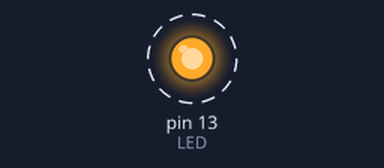
The sketch below on a simulated Arduino Uno, built with avr-gcc and run on an emulated ATmega328P. On the bench: output pins drawn as LEDs (lit = HIGH). Dashed ring = blinking.

Above: at 0.15 s.
Timing chart, 0 to 3.0 s (numbered marks = the images above):
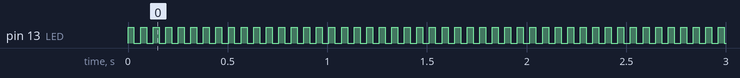

Measured:
- by itself, pin 13 (LED): alternates HIGH for 0.03 s and LOW for 0.03 s

The sketch:

LightBulb.ino
```cpp
#define LED 13

void setup() {
  pinMode(LED, OUTPUT);
}

void loop() {
  digitalWrite(LED, HIGH);
  delay(30);
  digitalWrite(LED, LOW);
  delay(33);

  //sending a newly update file - test
}
```
